Frame 1 (no input): blank canvas, image omitted
Frame 60 (no input): blank canvas, image omitted
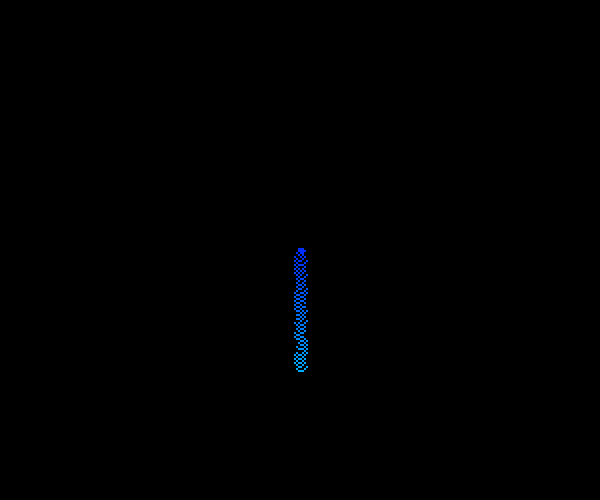
Frame 120 (the mouse pressed at the canvas centre since frame 60)

The p5.js sketch whose frames 1 and 60 were blank and that drew this single picture after the mouse press (run headless with seeded random() and noise() and a simulated clock; from frame 60 on, the mouse is pressed at the canvas centre):

// p5.js sketch
// ── sketch.js
// A higher order version of make2DArray using Array.from
function make2DArray(cols, rows) {
  return Array.from({ length: cols }, () =>
    Array.from({ length: rows }, () => 0)
  );
}

// Global variables
let grid;
let velocityGrid;
let cols, rows;
let w = 2; // default particle size
let hueValue = 200;
let gravity = 0.01;

// UI controls
let gravitySlider, particleSizeSlider, resetButton;

function setup() {
  // Create and center the canvas
  let cnv = createCanvas(600, 500);
  let canvasX = (windowWidth - width) / 2;
  let canvasY = (windowHeight - height) / 2;
  cnv.position(canvasX, canvasY);
  
  colorMode(HSB, 360, 255, 255);

  // Setup grid dimensions based on canvas size and particle size
  cols = floor(width / w);
  rows = floor(height / w);
  grid = make2DArray(cols, rows);
  velocityGrid = make2DArray(cols, rows);

  // Create a container div for the toggles and reset button
  let toggleContainer = createDiv();
  // Center the container and set its width equal to the canvas width
  toggleContainer.style('text-align', 'center');
  toggleContainer.style('width', width + 'px');
  // Position the container just below the canvas (with a 10px margin)
  toggleContainer.position(canvasX, canvasY + height + 10);

  // Create gravity toggle
  let gravityLabel = createP('Gravity:');
  gravityLabel.style('display', 'inline-block');
  gravityLabel.style('margin', '0 10px');
  gravityLabel.parent(toggleContainer);
  
  gravitySlider = createSlider(0, 0.1, gravity, 0.001);
  gravitySlider.style('width', '150px');
  gravitySlider.style('display', 'inline-block');
  gravitySlider.style('margin', '0 10px');
  gravitySlider.parent(toggleContainer);

  // Create particle size toggle
  let particleSizeLabel = createP('Particle Size:');
  particleSizeLabel.style('display', 'inline-block');
  particleSizeLabel.style('margin', '0 10px');
  particleSizeLabel.parent(toggleContainer);
  
  particleSizeSlider = createSlider(1, 10, w, 1);
  particleSizeSlider.style('width', '150px');
  particleSizeSlider.style('display', 'inline-block');
  particleSizeSlider.style('margin', '0 10px');
  particleSizeSlider.parent(toggleContainer);

  // Create reset button
  resetButton = createButton('Reset');
  resetButton.style('display', 'inline-block');
  resetButton.style('margin', '0 10px');
  resetButton.parent(toggleContainer);
  resetButton.mousePressed(resetSimulation);
}

function resetSimulation() {
  grid = make2DArray(cols, rows);
  velocityGrid = make2DArray(cols, rows);
  hueValue = 200; // reset the hue value if desired
}

function draw() {
  // Update simulation parameters from UI controls
  gravity = gravitySlider.value();
  let newSize = particleSizeSlider.value();

  // If particle size changes, update grid dimensions and reinitialize arrays.
  if (newSize !== w) {
    w = newSize;
    cols = floor(width / w);
    rows = floor(height / w);
    grid = make2DArray(cols, rows);
    velocityGrid = make2DArray(cols, rows);
  }

  background(0);

  if (mouseIsPressed) {
    let mouseCol = floor(mouseX / w);
    let mouseRow = floor(mouseY / w);

    // Add an area of sand particles around the mouse
    let matrix = 3;
    let extent = floor(matrix / 2);
    for (let i = -extent; i <= extent; i++) {
      for (let j = -extent; j <= extent; j++) {
        if (random(1) < 0.75) {
          let col = mouseCol + i;
          let row = mouseRow + j;
          if (col >= 0 && col < cols && row >= 0 && row < rows) {
            grid[col][row] = hueValue;
            velocityGrid[col][row] = 1;
          }
        }
      }
    }
    hueValue += 0.5;
    if (hueValue > 360) hueValue = 1;
  }

  // Draw the sand particles
  for (let i = 0; i < cols; i++) {
    for (let j = 0; j < rows; j++) {
      if (grid[i][j] > 0) {
        noStroke();
        fill(grid[i][j], 255, 255);
        square(i * w, j * w, w);
      }
    }
  }

  // Prepare arrays for the next frame of simulation
  let nextGrid = make2DArray(cols, rows);
  let nextVelocityGrid = make2DArray(cols, rows);

  // Update grid cells based on simple particle physics
  for (let i = 0; i < cols; i++) {
    for (let j = 0; j < rows; j++) {
      let state = grid[i][j];
      let velocity = velocityGrid[i][j];
      let moved = false;
      if (state > 0) {
        let newPos = int(j + velocity);
        for (let y = newPos; y > j; y--) {
          let below = grid[i][y];
          let dir = random(1) < 0.5 ? -1 : 1;
          let belowA =
            (i + dir >= 0 && i + dir < cols) ? grid[i + dir][y] : -1;
          let belowB =
            (i - dir >= 0 && i - dir < cols) ? grid[i - dir][y] : -1;

          if (below === 0) {
            nextGrid[i][y] = state;
            nextVelocityGrid[i][y] = velocity + gravity;
            moved = true;
            break;
          } else if (belowA === 0) {
            nextGrid[i + dir][y] = state;
            nextVelocityGrid[i + dir][y] = velocity + gravity;
            moved = true;
            break;
          } else if (belowB === 0) {
            nextGrid[i - dir][y] = state;
            nextVelocityGrid[i - dir][y] = velocity + gravity;
            moved = true;
            break;
          }
        }
      }

      if (state > 0 && !moved) {
        nextGrid[i][j] = state;
        nextVelocityGrid[i][j] = velocity + gravity;
      }
    }
  }
  
  grid = nextGrid;
  velocityGrid = nextVelocityGrid;
}
